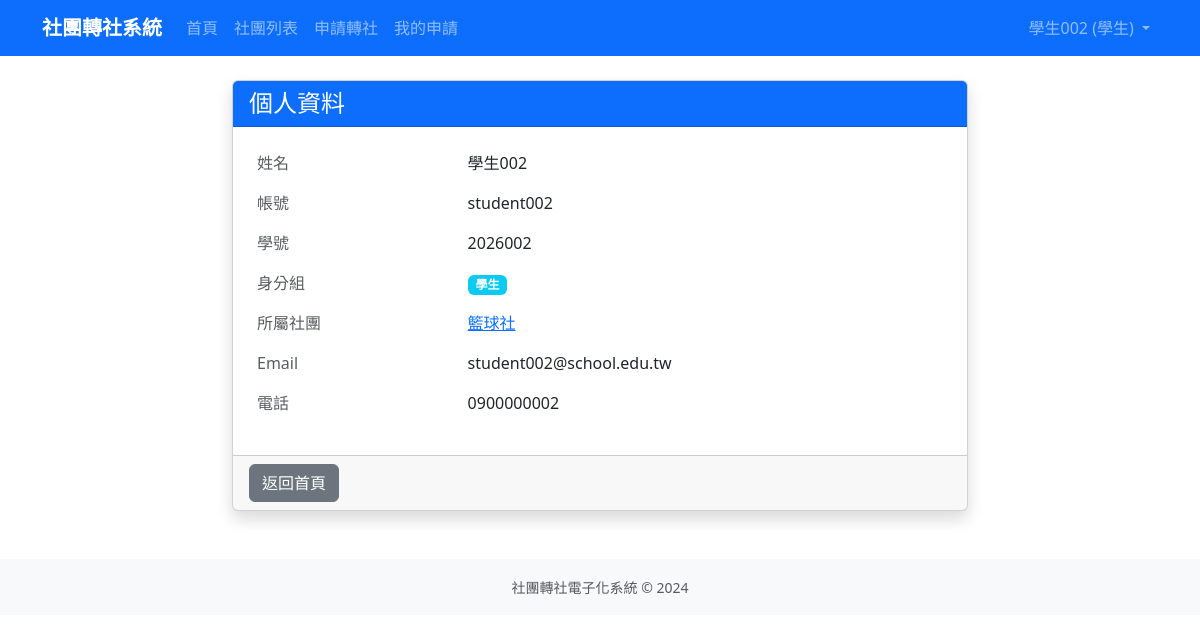
/profile/ (signed in), run on an earlier commit of the app's database.
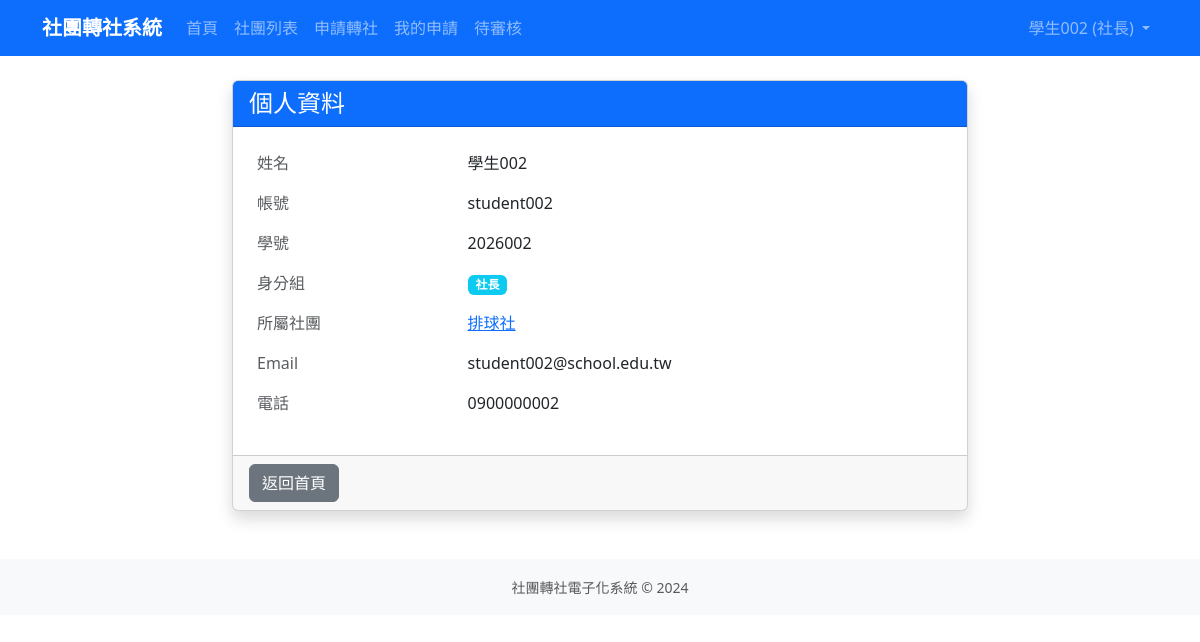
And on a later commit of the database.
### accounts/models.py (models this page shows, shortened)
class User(AbstractUser):
    ROLE_CHOICES = [
        ('student', '學生'),
        ('president', '社長'),
        ('teacher', '指導老師'),
        ('admin', '訓育組（管理員）'),
    ]
    role = models.CharField(
        max_length=20,
        choices=ROLE_CHOICES,
        default='student',
        verbose_name='身分組'
    )
    student_id = models.CharField(
        max_length=20,
        blank=True,
        verbose_name='學號'
    )
    club = models.ForeignKey(
        'clubs.Club',
        on_delete=models.SET_NULL,
        null=True,
        blank=True,
        verbose_name='所屬社團',
        related_name='members'
    )
    phone = models.CharField(max_length=20, blank=True, verbose_name='電話')
    class Meta:
        verbose_name = '使用者'
        verbose_name_plural = '使用者'

### clubs/models.py (models this page shows, shortened)
class Club(models.Model):
    CATEGORY_CHOICES = [
        ('academic', '學術類'),
        ('arts', '藝文類'),
        ('performance', '藝能類'),
        ('recreation', '康輔類'),
        ('sports', '體育類'),
    ]
    code = models.CharField(max_length=10, unique=True, null=True, blank=True, verbose_name='社團代號')
    name = models.CharField(max_length=100, verbose_name='社團名稱')
    teacher = models.CharField(max_length=50, default='', verbose_name='指導老師')
    president = models.CharField(max_length=50, default='', verbose_name='社長')
    location = models.CharField(max_length=100, blank=True, verbose_name='社課場地')
    category = models.CharField(max_length=20, choices=CATEGORY_CHOICES, blank=True, verbose_name='類別')
    description = models.TextField(blank=True, verbose_name='社團描述')
    max_members = models.PositiveIntegerField(default=30, verbose_name='人數上限')
    current_members = models.PositiveIntegerField(default=0, verbose_name='現有人數')
    is_active = models.BooleanField(default=True, verbose_name='啟用中')
    created_at = models.DateTimeField(auto_now_add=True, verbose_name='建立時間')
    updated_at = models.DateTimeField(auto_now=True, verbose_name='更新時間')
    class Meta:
        verbose_name = '社團'
        verbose_name_plural = '社團'
        ordering = ['name']

### accounts/views.py (the view)
# urls.py: path('profile/', views.ProfileView.as_view(), name='profile'),
class ProfileView(LoginRequiredMixin, TemplateView):
    template_name = 'accounts/profile.html'

### templates/accounts/profile.html (shortened to what this page needs)
{% extends 'base.html' %}
{% block content %}
<div class="row justify-content-center">
    <div class="col-md-8">
        <div class="card shadow">
            <div class="card-header bg-primary text-white">
                <h4 class="mb-0">個人資料</h4>
            </div>
            <div class="card-body">
                <table class="table table-borderless">
                    <tr>
                        <td class="text-muted" width="30%">姓名</td>
                        <td>{{ user.get_full_name|default:user.username }}</td>
                    </tr>
                    <tr>
                        <td class="text-muted">帳號</td>
                        <td>{{ user.username }}</td>
                    </tr>
                    <tr>
                        <td class="text-muted">學號</td>
                        <td>{{ user.student_id|default:"未設定" }}</td>
                    </tr>
                    <tr>
                        <td class="text-muted">身分組</td>
                        <td><span class="badge bg-info">{{ user.get_role_display }}</span></td>
                    </tr>
                    <tr>
                        <td class="text-muted">所屬社團</td>
                        <td>
                            {% if user.club %}
                                <a href="{% url 'club_detail' user.club.pk %}">{{ user.club.name }}</a>
                            {% else %}
                                <span class="text-muted">未加入社團</span>
                            {% endif %}
                        </td>
                    </tr>
                    <tr>
                        <td class="text-muted">Email</td>
                        <td>{{ user.email|default:"未設定" }}</td>
                    </tr>
                    <tr>
                        <td class="text-muted">電話</td>
                        <td>{{ user.phone|default:"未設定" }}</td>
                    </tr>
                </table>
            </div>
            <div class="card-footer">
                <a href="{% url 'home' %}" class="btn btn-secondary">返回首頁</a>
            </div>
        </div>
    </div>
</div>
{% endblock %}

### templates/base.html (shortened to what this page needs)
<!DOCTYPE html>
<html lang="zh-TW">
<head>
    <link href="https://cdn.jsdelivr.net/npm/bootstrap@5.3.0/dist/css/bootstrap.min.css" rel="stylesheet">
</head>
<body>
    <nav class="navbar navbar-expand-lg navbar-dark bg-primary">
        <div class="container">
            <a class="navbar-brand" href="{% url 'home' %}">社團轉社系統</a>
            <div class="collapse navbar-collapse" id="navbarNav">
                <ul class="navbar-nav me-auto">
                    <li class="nav-item">
                        <a class="nav-link" href="{% url 'home' %}">首頁</a>
                    </li>
                    <li class="nav-item">
                        <a class="nav-link" href="{% url 'club_list' %}">社團列表</a>
                    </li>
                    {% if user.is_authenticated %}
                        {% if user.role == 'student' or user.role == 'president' %}
                            <li class="nav-item">
                                <a class="nav-link" href="{% url 'transfer_apply' %}">申請轉社</a>
                            </li>
                            <li class="nav-item">
                                <a class="nav-link" href="{% url 'my_requests' %}">我的申請</a>
                            </li>
                        {% endif %}
                        {% if user.role == 'president' or user.role == 'teacher' or user.role == 'admin' %}
                            <li class="nav-item">
                                <a class="nav-link" href="{% url 'pending_approvals' %}">待審核</a>
                            </li>
                        {% endif %}
                    {% endif %}
                </ul>
                <ul class="navbar-nav">
                    {% if user.is_authenticated %}
                        <li class="nav-item dropdown">
                            <a class="nav-link dropdown-toggle" href="#" role="button" data-bs-toggle="dropdown">
                                {{ user.get_full_name|default:user.username }} ({{ user.get_role_display }})
                            </a>
                        </li>
                    {% else %}
                        <li class="nav-item">
                            <a class="nav-link" href="{% url 'login' %}">登入</a>
                        </li>
                    {% endif %}
                </ul>
            </div>
        </div>
    </nav>
    <main class="container my-4">
        {% block content %}{% endblock %}
    </main>
    <footer class="bg-light py-3 mt-5">
        <div class="container text-center text-muted">
            <small>社團轉社電子化系統 &copy; 2024</small>
        </div>
    </footer>
</body>
</html>

What changed in the data, as far as the page shows it:
changed User "學生002": role "學生" → "社長"; club.name "籃球社" → "排球社"
Also different on the page:
text now shown: "待審核"
